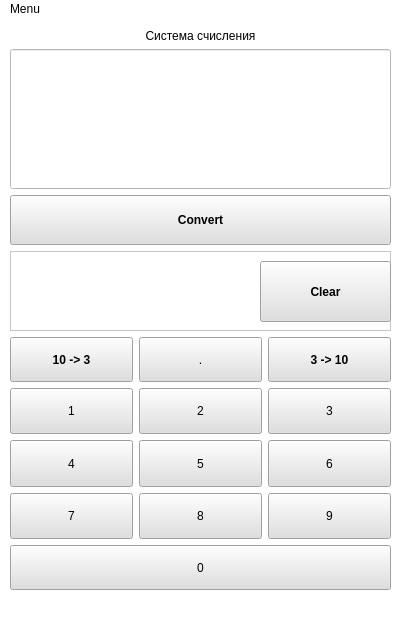
<?xml version="1.0" encoding="UTF-8"?>
<ui version="4.0">
 <class>MainWindow</class>
 <widget class="QMainWindow" name="MainWindow">
  <property name="geometry">
   <rect>
    <x>0</x>
    <y>0</y>
    <width>400</width>
    <height>620</height>
   </rect>
  </property>
  <property name="sizePolicy">
   <sizepolicy hsizetype="Fixed" vsizetype="Fixed">
    <horstretch>0</horstretch>
    <verstretch>0</verstretch>
   </sizepolicy>
  </property>
  <property name="windowTitle">
   <string>MainWindow</string>
  </property>
  <property name="styleSheet">
   <string notr="true">background: #FFFFFF
</string>
  </property>
  <widget class="QWidget" name="centralwidget">
   <property name="styleSheet">
    <string notr="true">background: #FFFFFF;</string>
   </property>
   <widget class="QWidget" name="verticalLayoutWidget">
    <property name="geometry">
     <rect>
      <x>10</x>
      <y>10</y>
      <width>381</width>
      <height>561</height>
     </rect>
    </property>
    <layout class="QVBoxLayout" name="verticalLayout">
     <item>
      <widget class="QLabel" name="Status">
       <property name="sizePolicy">
        <sizepolicy hsizetype="Minimum" vsizetype="Maximum">
         <horstretch>0</horstretch>
         <verstretch>0</verstretch>
        </sizepolicy>
       </property>
       <property name="styleSheet">
        <string notr="true">color: black;</string>
       </property>
       <property name="text">
        <string>Система счисления</string>
       </property>
       <property name="alignment">
        <set>Qt::AlignCenter</set>
       </property>
      </widget>
     </item>
     <item>
      <widget class="QLineEdit" name="Monitor">
       <property name="minimumSize">
        <size>
         <width>0</width>
         <height>140</height>
        </size>
       </property>
       <property name="font">
        <font>
         <family>Segoe UI</family>
         <pointsize>25</pointsize>
        </font>
       </property>
       <property name="layoutDirection">
        <enum>Qt::LeftToRight</enum>
       </property>
       <property name="autoFillBackground">
        <bool>false</bool>
       </property>
       <property name="styleSheet">
        <string notr="true">color: black;</string>
       </property>
       <property name="alignment">
        <set>Qt::AlignRight|Qt::AlignTrailing|Qt::AlignVCenter</set>
       </property>
      </widget>
     </item>
     <item>
      <widget class="QPushButton" name="Convert">
       <property name="sizePolicy">
        <sizepolicy hsizetype="Preferred" vsizetype="Fixed">
         <horstretch>50</horstretch>
         <verstretch>50</verstretch>
        </sizepolicy>
       </property>
       <property name="minimumSize">
        <size>
         <width>0</width>
         <height>50</height>
        </size>
       </property>
       <property name="font">
        <font>
         <bold>true</bold>
        </font>
       </property>
       <property name="styleSheet">
        <string notr="true">box-shadow: 0 4px 20px 0 rgba(0, 0, 0, 0.1);
background: #dfdfdf;
color: black;</string>
       </property>
       <property name="text">
        <string>Convert</string>
       </property>
      </widget>
     </item>
     <item>
      <widget class="QFrame" name="frame">
       <property name="sizePolicy">
        <sizepolicy hsizetype="Preferred" vsizetype="Fixed">
         <horstretch>0</horstretch>
         <verstretch>0</verstretch>
        </sizepolicy>
       </property>
       <property name="minimumSize">
        <size>
         <width>0</width>
         <height>80</height>
        </size>
       </property>
       <property name="frameShape">
        <enum>QFrame::StyledPanel</enum>
       </property>
       <property name="frameShadow">
        <enum>QFrame::Raised</enum>
       </property>
       <widget class="QLabel" name="Status2">
        <property name="geometry">
         <rect>
          <x>10</x>
          <y>30</y>
          <width>221</width>
          <height>31</height>
         </rect>
        </property>
        <property name="styleSheet">
         <string notr="true">color: red</string>
        </property>
        <property name="text">
         <string/>
        </property>
        <property name="alignment">
         <set>Qt::AlignCenter</set>
        </property>
       </widget>
       <widget class="QPushButton" name="ClearButton">
        <property name="geometry">
         <rect>
          <x>250</x>
          <y>10</y>
          <width>131</width>
          <height>61</height>
         </rect>
        </property>
        <property name="sizePolicy">
         <sizepolicy hsizetype="Preferred" vsizetype="Fixed">
          <horstretch>50</horstretch>
          <verstretch>50</verstretch>
         </sizepolicy>
        </property>
        <property name="minimumSize">
         <size>
          <width>0</width>
          <height>50</height>
         </size>
        </property>
        <property name="font">
         <font>
          <bold>true</bold>
         </font>
        </property>
        <property name="styleSheet">
         <string notr="true">box-shadow: 0 4px 20px 0 rgba(0, 0, 0, 0.1);
background: #dfdfdf;
color: black;</string>
        </property>
        <property name="text">
         <string>Clear</string>
        </property>
       </widget>
      </widget>
     </item>
     <item>
      <layout class="QGridLayout" name="gridLayout">
       <item row="1" column="0">
        <widget class="QPushButton" name="Button1">
         <property name="sizePolicy">
          <sizepolicy hsizetype="Preferred" vsizetype="Preferred">
           <horstretch>0</horstretch>
           <verstretch>0</verstretch>
          </sizepolicy>
         </property>
         <property name="styleSheet">
          <string notr="true">box-shadow: 0 4px 20px 0 rgba(0, 0, 0, 0.1);
background: #dfdfdf;
color: black;</string>
         </property>
         <property name="text">
          <string>1</string>
         </property>
        </widget>
       </item>
       <item row="3" column="2">
        <widget class="QPushButton" name="Button9">
         <property name="sizePolicy">
          <sizepolicy hsizetype="Preferred" vsizetype="Preferred">
           <horstretch>0</horstretch>
           <verstretch>0</verstretch>
          </sizepolicy>
         </property>
         <property name="styleSheet">
          <string notr="true">box-shadow: 0 4px 20px 0 rgba(0, 0, 0, 0.1);
background: #dfdfdf;
color: black;</string>
         </property>
         <property name="text">
          <string>9</string>
         </property>
        </widget>
       </item>
       <item row="2" column="2">
        <widget class="QPushButton" name="Button6">
         <property name="sizePolicy">
          <sizepolicy hsizetype="Preferred" vsizetype="Preferred">
           <horstretch>0</horstretch>
           <verstretch>0</verstretch>
          </sizepolicy>
         </property>
         <property name="styleSheet">
          <string notr="true">box-shadow: 0 4px 20px 0 rgba(0, 0, 0, 0.1);
background: #dfdfdf;
color: black;</string>
         </property>
         <property name="text">
          <string>6</string>
         </property>
        </widget>
       </item>
       <item row="2" column="0">
        <widget class="QPushButton" name="Button4">
         <property name="sizePolicy">
          <sizepolicy hsizetype="Preferred" vsizetype="Preferred">
           <horstretch>0</horstretch>
           <verstretch>0</verstretch>
          </sizepolicy>
         </property>
         <property name="styleSheet">
          <string notr="true">box-shadow: 0 4px 20px 0 rgba(0, 0, 0, 0.1);
background: #dfdfdf;
color: black;</string>
         </property>
         <property name="text">
          <string>4</string>
         </property>
        </widget>
       </item>
       <item row="2" column="1">
        <widget class="QPushButton" name="Button5">
         <property name="sizePolicy">
          <sizepolicy hsizetype="Preferred" vsizetype="Preferred">
           <horstretch>0</horstretch>
           <verstretch>0</verstretch>
          </sizepolicy>
         </property>
         <property name="styleSheet">
          <string notr="true">box-shadow: 0 4px 20px 0 rgba(0, 0, 0, 0.1);
background: #dfdfdf;
color: black;</string>
         </property>
         <property name="text">
          <string>5</string>
         </property>
        </widget>
       </item>
       <item row="1" column="1">
        <widget class="QPushButton" name="Button2">
         <property name="sizePolicy">
          <sizepolicy hsizetype="Preferred" vsizetype="Preferred">
           <horstretch>0</horstretch>
           <verstretch>0</verstretch>
          </sizepolicy>
         </property>
         <property name="styleSheet">
          <string notr="true">box-shadow: 0 4px 20px 0 rgba(0, 0, 0, 0.1);
background: #dfdfdf;
color: black;</string>
         </property>
         <property name="text">
          <string>2</string>
         </property>
        </widget>
       </item>
       <item row="3" column="0">
        <widget class="QPushButton" name="Button7">
         <property name="sizePolicy">
          <sizepolicy hsizetype="Preferred" vsizetype="Preferred">
           <horstretch>0</horstretch>
           <verstretch>0</verstretch>
          </sizepolicy>
         </property>
         <property name="styleSheet">
          <string notr="true">box-shadow: 0 4px 20px 0 rgba(0, 0, 0, 0.1);
background: #dfdfdf;
color: black;</string>
         </property>
         <property name="text">
          <string>7</string>
         </property>
        </widget>
       </item>
       <item row="3" column="1">
        <widget class="QPushButton" name="Button8">
         <property name="sizePolicy">
          <sizepolicy hsizetype="Preferred" vsizetype="Preferred">
           <horstretch>0</horstretch>
           <verstretch>0</verstretch>
          </sizepolicy>
         </property>
         <property name="styleSheet">
          <string notr="true">box-shadow: 0 4px 20px 0 rgba(0, 0, 0, 0.1);
background: #dfdfdf;
color: black;</string>
         </property>
         <property name="text">
          <string>8</string>
         </property>
        </widget>
       </item>
       <item row="1" column="2">
        <widget class="QPushButton" name="Button3">
         <property name="sizePolicy">
          <sizepolicy hsizetype="Preferred" vsizetype="Preferred">
           <horstretch>0</horstretch>
           <verstretch>0</verstretch>
          </sizepolicy>
         </property>
         <property name="styleSheet">
          <string notr="true">box-shadow: 0 4px 20px 0 rgba(0, 0, 0, 0.1);
background: #dfdfdf;
color: black;</string>
         </property>
         <property name="text">
          <string>3</string>
         </property>
        </widget>
       </item>
       <item row="0" column="2">
        <widget class="QPushButton" name="Mode1">
         <property name="sizePolicy">
          <sizepolicy hsizetype="Minimum" vsizetype="Fixed">
           <horstretch>0</horstretch>
           <verstretch>0</verstretch>
          </sizepolicy>
         </property>
         <property name="minimumSize">
          <size>
           <width>0</width>
           <height>45</height>
          </size>
         </property>
         <property name="font">
          <font>
           <bold>true</bold>
          </font>
         </property>
         <property name="styleSheet">
          <string notr="true">box-shadow: 0 4px 20px 0 rgba(0, 0, 0, 0.1);
background: #dfdfdf;
color: black;</string>
         </property>
         <property name="text">
          <string>3 -&gt; 10</string>
         </property>
        </widget>
       </item>
       <item row="0" column="0">
        <widget class="QPushButton" name="Mode0">
         <property name="sizePolicy">
          <sizepolicy hsizetype="Preferred" vsizetype="Fixed">
           <horstretch>0</horstretch>
           <verstretch>0</verstretch>
          </sizepolicy>
         </property>
         <property name="minimumSize">
          <size>
           <width>0</width>
           <height>45</height>
          </size>
         </property>
         <property name="font">
          <font>
           <bold>true</bold>
          </font>
         </property>
         <property name="styleSheet">
          <string notr="true">box-shadow: 0 4px 20px 0 rgba(0, 0, 0, 0.1);
background: #dfdfdf;
color: black;</string>
         </property>
         <property name="text">
          <string>10 -&gt; 3</string>
         </property>
        </widget>
       </item>
       <item row="0" column="1">
        <widget class="QPushButton" name="PoundButton">
         <property name="sizePolicy">
          <sizepolicy hsizetype="Preferred" vsizetype="Fixed">
           <horstretch>0</horstretch>
           <verstretch>0</verstretch>
          </sizepolicy>
         </property>
         <property name="minimumSize">
          <size>
           <width>0</width>
           <height>45</height>
          </size>
         </property>
         <property name="styleSheet">
          <string notr="true">box-shadow: 0 4px 20px 0 rgba(0, 0, 0, 0.1);
background: #dfdfdf;
color: black;</string>
         </property>
         <property name="text">
          <string>.</string>
         </property>
        </widget>
       </item>
      </layout>
     </item>
     <item>
      <widget class="QPushButton" name="Button0">
       <property name="enabled">
        <bool>true</bool>
       </property>
       <property name="sizePolicy">
        <sizepolicy hsizetype="Preferred" vsizetype="Fixed">
         <horstretch>10</horstretch>
         <verstretch>10</verstretch>
        </sizepolicy>
       </property>
       <property name="minimumSize">
        <size>
         <width>0</width>
         <height>45</height>
        </size>
       </property>
       <property name="styleSheet">
        <string notr="true">box-shadow: 0 4px 20px 0 rgba(0, 0, 0, 0.1);
background: #dfdfdf;
color: black;</string>
       </property>
       <property name="text">
        <string>0</string>
       </property>
      </widget>
     </item>
    </layout>
   </widget>
  </widget>
  <widget class="QMenuBar" name="menubar">
   <property name="geometry">
    <rect>
     <x>0</x>
     <y>0</y>
     <width>400</width>
     <height>22</height>
    </rect>
   </property>
   <widget class="QMenu" name="menu1">
    <property name="title">
     <string>Menu</string>
    </property>
    <addaction name="AuthorMenu"/>
    <addaction name="ClearMenu"/>
   </widget>
   <addaction name="menu1"/>
  </widget>
  <widget class="QStatusBar" name="statusbar"/>
  <action name="AuthorMenu">
   <property name="text">
    <string>Author</string>
   </property>
  </action>
  <action name="ClearMenu">
   <property name="text">
    <string>Очистить ввод</string>
   </property>
  </action>
 </widget>
 <resources/>
 <connections/>
</ui>
